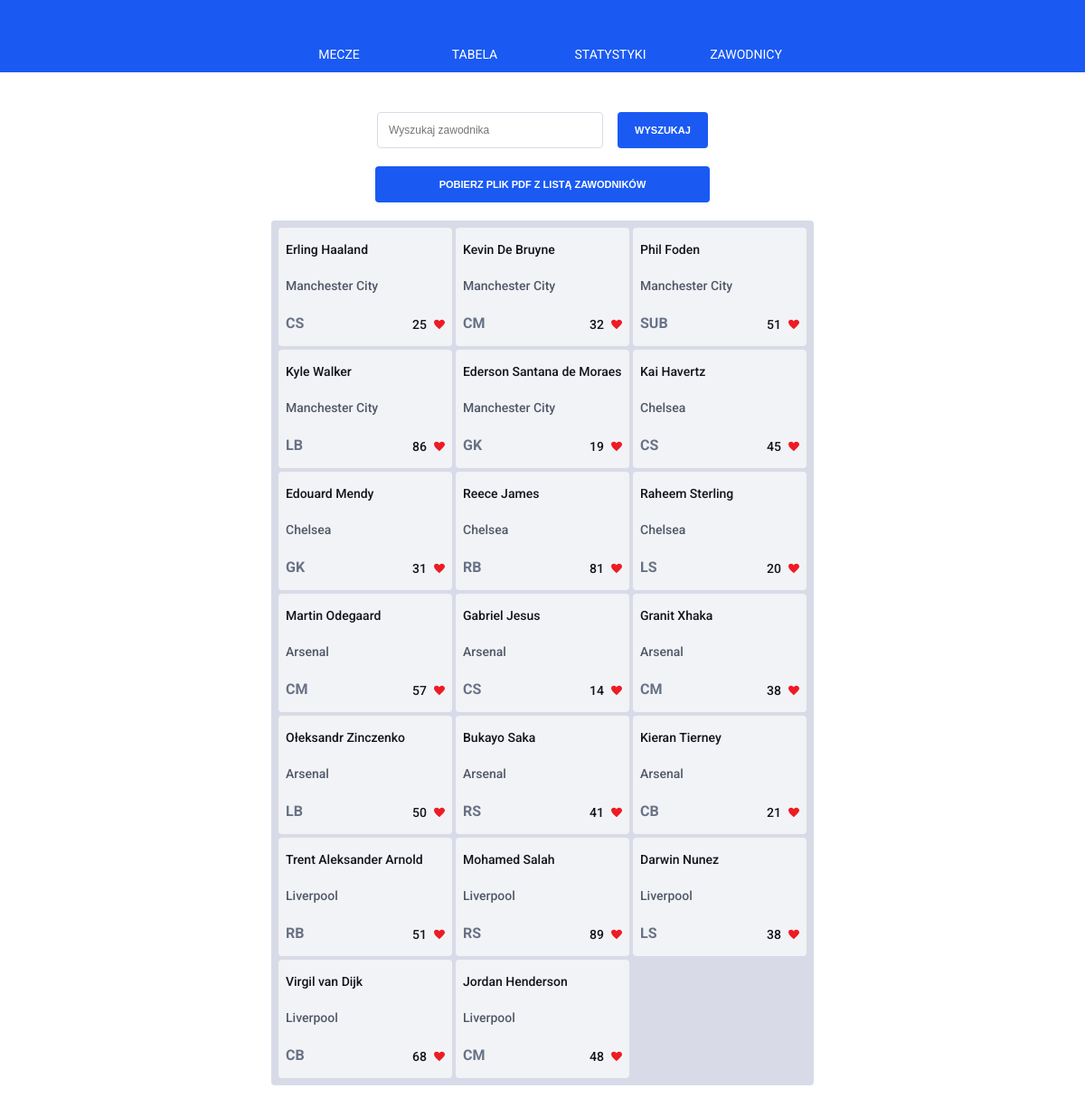
Before: /players/ with the older database file.
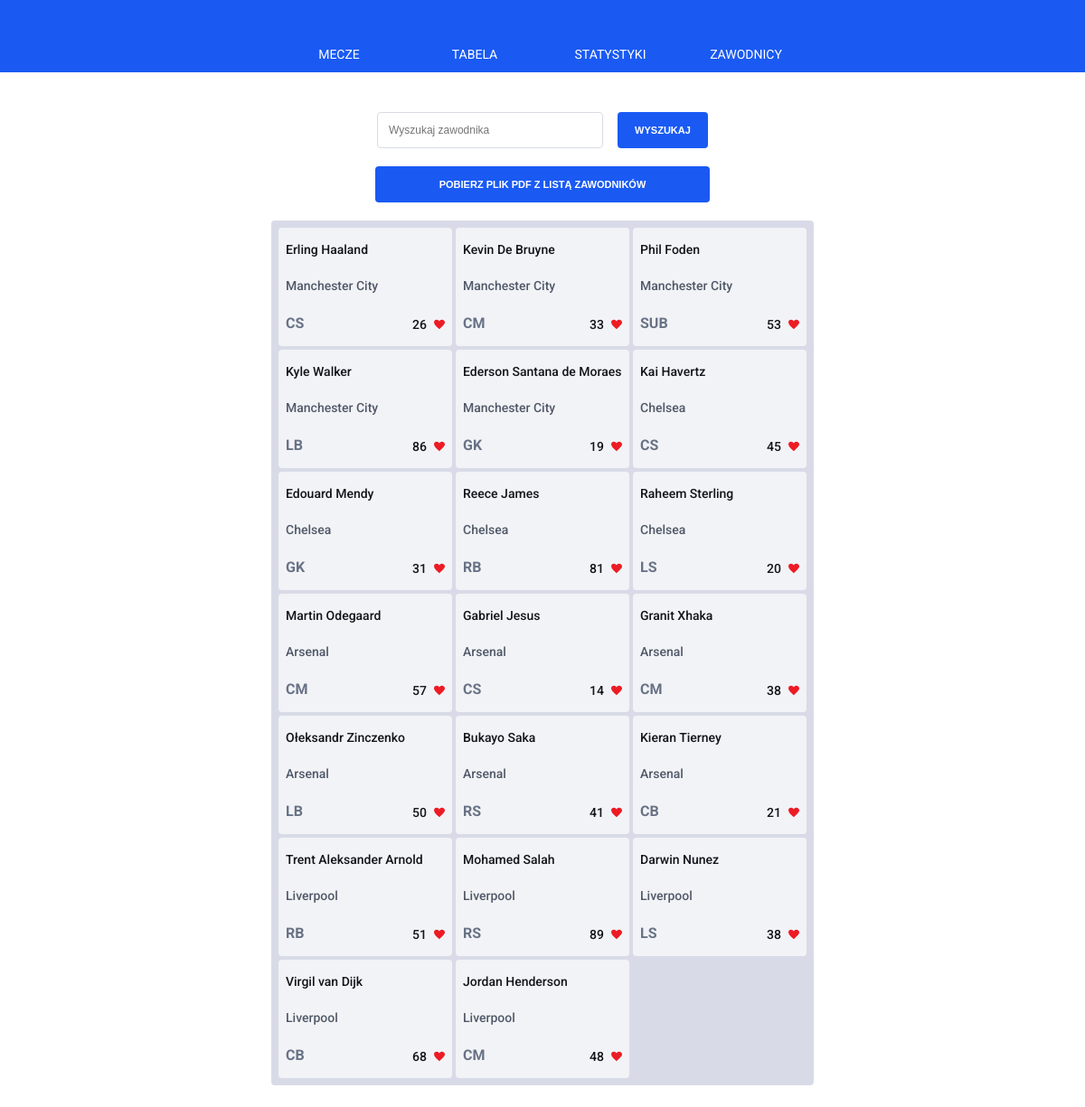
After: the same page with the newer database file.
### main/models.py (models this page shows, shortened)
class Player(models.Model):
    class PositionChoices(models.TextChoices):
        GK = 'GK', _('Bramkarz')
        LB = 'LB', _('Lewy obrońca')
        CB = 'CB', _('Środkowy obrońca')
        RB = 'RB', _('Prawy obrońca')
        LM = 'LM', _('Lewy pomocnik')
        RM = 'RM', _('Prawy pomocnik')
        CM = 'CM', _('Środkowy pomocnik')
        LS = 'LS', _('Lewy napastnik')
        RS = 'RS', _('Prawy napastnik')
        CS = 'CS', _('Środkowy napastnik')
        SUB = 'SUB', _('Rezerwowy')
    first_name = models.CharField(max_length=30)
    last_name = models.CharField(max_length=50)
    shirt_number = models.IntegerField()
    birth_date = models.DateField()
    height = models.IntegerField()
    weight = models.IntegerField()
    team = models.ForeignKey(Team, on_delete=models.CASCADE)
    position = models.CharField(max_length=3, choices=PositionChoices.choices, default="SUB")
    favourite = models.IntegerField(default=0)

class Team(models.Model):
    name = models.CharField(max_length=50)
    manager = models.CharField(max_length=100)
    owner = models.CharField(max_length=100)
    established = models.DateField()
    stadium = models.ForeignKey(Stadium, on_delete=models.CASCADE)

### main/views.py (the view, shortened to what this page needs)
# urls.py: path("players/", views.players, name="players"),
def players(request):
    playersArray = list(Player.objects.all())
    if request.method == "POST":
        searched = request.POST['searched']
        players = Player.objects.filter(Q(first_name__contains=searched) | Q(last_name__contains=searched) | Q(first_name__icontains=searched, last_name__icontains=searched))
        return render(request, 'players.html', {'searched':searched,'players':players})
    return render(request, "players.html", {"players": playersArray})

### main/templates/players.html (shortened to what this page needs)
{% extends "layout.html" %} {% block title %}Zawodnicy{% endblock %} {% block body_content %}
<div class="players">
    <div class="players-search">
        <form class="players-search__form" action="{% url 'main:players' %}" method="post">
            <input
                class="players-search__form_input"
                type="search"
                placeholder="Wyszukaj zawodnika"
                aria-label="Search"
                name="searched"
            />
            <button class="players-search__form_button" type="submit">Wyszukaj</button>
        </form>
    </div>
    <a href="{% url 'main:pdf' 1 %}">
        <button class="players-download">Pobierz plik pdf z listą zawodników</button>
    </a>
    <div class="players-container">
        {% if searched %} {% for player in players %}
        <a href="{% url 'main:player' player.id %}">
            <div class="players-container__item">
                <div class="players-container__item_name">{{player.first_name}} {{player.last_name}}</div>
                <div class="players-container__item_team">{{player.team.name}}</div>
                <div class="players-container__item_position">{{player.position}}</div>
                <form
                    class="players-container__item_form"
                    action="{% url 'main:increment_favourite' player.id %}"
                    method="post"
                >
                    {% csrf_token %}
                    <div class="players-container__item_form_fav">{{player.favourite}}</div>
                    <button class="players-container__item_form_button">
                        <svg
                            id="Layer_1"
                            data-name="Layer 1"
                            xmlns="http://www.w3.org/2000/svg"
                            viewBox="0 0 122.88 107.39"
                            width="12px"
                            height="12px"
                        >
                            <defs>
                                <style>
                                    .cls-1 {
                                        fill: #ed1b24;
                                        fill-rule: evenodd;
                                    }
                                </style>
                            </defs>
                            <title>red-heart</title>
                            <path
                                class="cls-1"
                                d="M60.83,17.18c8-8.35,13.62-15.57,26-17C110-2.46,131.27,21.26,119.57,44.61c-3.33,6.65-10.11,14.56-17.61,22.32-8.23,8.52-17.34,16.87-23.72,23.2l-17.4,17.26L46.46,93.55C29.16,76.89,1,55.92,0,29.94-.63,11.74,13.73.08,30.25.29c14.76.2,21,7.54,30.58,16.89Z"
                            />
                        </svg>
                    </button>
                </form>
            </div>
        </a>
        {% endfor %} {% else %} {% for player in players %}
        <a href="{% url 'main:player' player.id %}">
            <div class="players-container__item">
                <div class="players-container__item_name">{{player.first_name}} {{player.last_name}}</div>
                <div class="players-container__item_team">{{player.team.name}}</div>
                <div class="players-container__item_position">{{player.position}}</div>
                <form
                    class="players-container__item_form"
                    action="{% url 'main:increment_favourite' player.id %}"
                    method="post"
                >
                    <div class="players-container__item_form_fav">{{player.favourite}}</div>
                    <button class="players-container__item_form_button">
                    </button>
                </form>
            </div>
        </a>
        {% endfor %} {% endif %}
    </div>
</div>
{% endblock %}

Changed rows visible on the page:
changed Player "Erling": favourite "25" → "26"
changed Player "Kevin": favourite "32" → "33"
changed Player "SUB": favourite "51" → "53"
